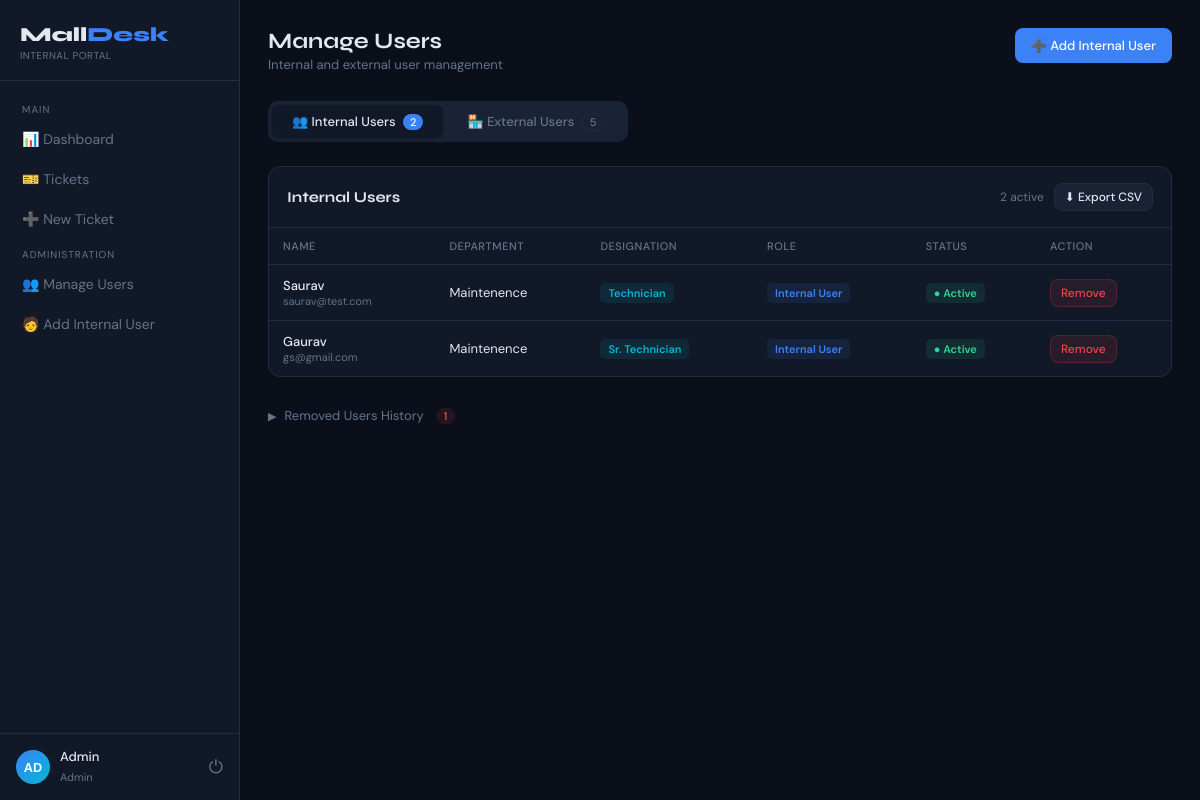
Screenshot of /accounts/users/ (signed in) with the database file from the repository.
### accounts/models.py (models this page shows, shortened)
class User(AbstractBaseUser, PermissionsMixin):
    EXTERNAL = 'external'   # Customer / shop owner outside the company
    INTERNAL = 'internal'   # Employee assigned to handle tickets
    MANAGER  = 'manager'    # Can assign tickets, track tasks
    ADMIN    = 'admin'      # Full access, creates internal users
    ROLE_CHOICES = [
        (EXTERNAL, 'External User'),
        (INTERNAL, 'Internal User'),
        (MANAGER,  'Manager'),
        (ADMIN,    'Admin'),
    ]
    email           = models.EmailField(unique=True)
    full_name       = models.CharField(max_length=150)
    mobile          = models.CharField(max_length=20, blank=True)
    role            = models.CharField(max_length=20, choices=ROLE_CHOICES, default=EXTERNAL)
    business_name   = models.CharField(max_length=200, blank=True, help_text="Shop/Business name for external users")
    project         = models.ForeignKey(
        'tickets.Mall', null=True, blank=True,
        on_delete=models.SET_NULL, related_name='external_users'
    )
    department      = models.ForeignKey(
        'tickets.Department', null=True, blank=True,
        on_delete=models.SET_NULL, related_name='members'
    )
    designation     = models.ForeignKey(
        'tickets.Designation', null=True, blank=True,
        on_delete=models.SET_NULL, related_name='users'
    )
    is_active       = models.BooleanField(default=True)
    is_staff        = models.BooleanField(default=False)
    date_joined     = models.DateTimeField(auto_now_add=True)
    objects = UserManager()
    USERNAME_FIELD  = 'email'
    REQUIRED_FIELDS = ['full_name']
    class Meta:
        verbose_name = 'User'
        verbose_name_plural = 'Users'
        ordering = ['-date_joined']
    @property
    def is_internal(self):
        return self.role in [self.INTERNAL, self.MANAGER, self.ADMIN]
    @property
    def is_manager_or_admin(self):
        return self.role in [self.MANAGER, self.ADMIN]

### tickets/models.py (models this page shows, shortened)
class Department(models.Model):
    mall       = models.ForeignKey(Mall, on_delete=models.CASCADE, related_name='departments', null=True, blank=True,
                                   help_text="Leave blank to apply to all malls")
    name       = models.CharField(max_length=150)
    is_active  = models.BooleanField(default=True)
    class Meta:
        ordering = ['name']

class Designation(models.Model):
    name         = models.CharField(max_length=100)
    department   = models.ForeignKey(Department, on_delete=models.CASCADE, related_name='designations',
                                     null=True, blank=True, help_text="Leave blank for all departments")
    level_order  = models.PositiveIntegerField(default=1,
                   help_text="1=lowest (Technician), higher number = senior. Escalation goes to next higher level.")
    is_active    = models.BooleanField(default=True)
    class Meta:
        ordering = ['level_order', 'name']

### accounts/views.py (the view)
# urls.py: path('users/',         views.user_list,            name='accounts_user_list'),
@login_required
def user_list(request):
    if not request.user.is_manager_or_admin:
        return redirect('/dashboard/')
    internal_users = User.objects.filter(role__in=[User.INTERNAL, User.MANAGER], is_active=True)
    external_users = User.objects.filter(role=User.EXTERNAL, is_active=True)
    removed_users  = UserRemovalLog.objects.select_related('user', 'removed_by').all()
    return render(request, 'accounts/user_list.html', {
        'internal_users': internal_users,
        'external_users': external_users,
        'removed_users':  removed_users,
    })

### templates/accounts/user_list.html (shortened to what this page needs)
{% extends 'base.html' %}
{% block content %}
<div class="topbar">
  <div><h2>Manage Users</h2><div class="sub">Internal and external user management</div></div>
  <a href="{% url 'create_internal_user' %}" class="btn btn-primary">➕ Add Internal User</a>
</div>
<div class="tab-bar">
  <button class="tab-btn active" onclick="switchTab('internal', this)">
    👥 Internal Users <span style="background:var(--accent);color:#fff;border-radius:10px;padding:1px 7px;font-size:11px;margin-left:4px;">{{ internal_users.count }}</span>
  </button>
  <button class="tab-btn" onclick="switchTab('external', this)">
    🏪 External Users <span style="background:var(--surface2);color:var(--muted);border-radius:10px;padding:1px 7px;font-size:11px;margin-left:4px;border:1px solid var(--border);">{{ external_users.count }}</span>
  </button>
</div>
<div class="tab-panel active" id="tab-internal">
  <div class="card">
    <div class="card-header">
      <h3>Internal Users</h3>
      <div style="display:flex;align-items:center;gap:10px;">
        <span style="font-size:12px;color:var(--muted);">{{ internal_users.count }} active</span>
        <a href="{% url 'export_users_csv' %}?type=internal" class="btn btn-ghost btn-sm">⬇ Export CSV</a>
      </div>
    </div>
    <div class="table-wrap"><table>
      <thead>
        <tr>
          <th>Name</th>
          <th>Department</th>
          <th>Designation</th>
          <th>Role</th>
          <th>Status</th>
          <th>Action</th>
        </tr>
      </thead>
      <tbody>
        {% for u in internal_users %}
        <tr>
          <td>
            <div style="font-weight:500;">{{ u.full_name }}</div>
            <div style="font-size:11px;color:var(--muted);">{{ u.email }}</div>
          </td>
          <td>{{ u.department.name|default:"—" }}</td>
          <td>
            {% if u.designation %}
            <span style="background:rgba(6,182,212,.1);color:var(--accent2);padding:3px 8px;border-radius:5px;font-size:11px;font-weight:600;">
              {{ u.designation.name }}
            </span>
            {% else %}—{% endif %}
          </td>
          <td>
            <span style="background:rgba(59,130,246,.1);color:var(--accent);padding:3px 8px;border-radius:5px;font-size:11px;font-weight:600;">
              {{ u.get_role_display }}
            </span>
          </td>
          <td><span class="badge badge-resolved">● Active</span></td>
          <td>
            <button class="btn btn-danger btn-sm"
              data-userid="{{ u.id }}"
              data-username="{{ u.full_name }}"
              onclick="openRemoveModal(this)">
              Remove
            </button>
          </td>
        </tr>
        {% empty %}
        <tr><td colspan="6" style="text-align:center;color:var(--muted);padding:32px;">
          No internal users. <a href="{% url 'create_internal_user' %}" style="color:var(--accent);">Add one →</a>
        </td></tr>
        {% endfor %}
      </tbody>
    </table></div>
  </div>
  {% if removed_users %}
  <div style="margin-top:20px;">
    <div class="history-toggle" onclick="toggleHistory()">
      <span class="toggle-arrow" id="history-arrow">▶</span>
      <span>Removed Users History</span>
      <span style="background:rgba(239,68,68,.12);color:#f87171;border-radius:10px;padding:1px 8px;font-size:11px;margin-left:4px;">
        {{ removed_users.count }}
      </span>
    </div>
  </div>
  {% endif %}
</div>
{% endblock %}

### templates/base.html (shortened to what this page needs)
<!DOCTYPE html>
<html lang="en">
<head>
</head>
<body>
{% if user.is_authenticated %}
<div class="sidebar" id="sidebar">
  <div class="logo">
    <div class="logo-text">
      <h1>Mall<span>Desk</span></h1>
      <p>{% if user.is_internal %}Internal Portal{% else %}Customer Portal{% endif %}</p>
    </div>
  </div>
  <nav class="nav">
    <div class="nav-section">Main</div>
    <a href="{% url 'dashboard' %}" onclick="closeSidebar()" {% if request.resolver_match.url_name == 'dashboard' %}class="active"{% endif %}>📊 Dashboard</a>
    <a href="{% url 'ticket_list' %}" onclick="closeSidebar()" {% if 'ticket' in request.resolver_match.url_name %}class="active"{% endif %}>🎫 Tickets</a>
    <a href="{% url 'ticket_create' %}" onclick="closeSidebar()">➕ New Ticket</a>
    {% if user.is_manager_or_admin %}
    <div class="nav-section">Administration</div>
    <a href="{% url 'user_list' %}" onclick="closeSidebar()">👥 Manage Users</a>
    <a href="{% url 'create_internal_user' %}" onclick="closeSidebar()">🧑 Add Internal User</a>
    {% endif %}
  </nav>
  <div class="sidebar-user">
    <div class="avatar">{{ user.full_name|slice:":2"|upper }}</div>
    <div class="info">
      <p>{{ user.full_name|truncatechars:16 }}</p>
      <span>{{ user.get_role_display }}</span>
    </div>
    <a href="{% url 'logout' %}" style="background:none;border:none;color:var(--muted);cursor:pointer;margin-left:auto;font-size:18px;text-decoration:none;" title="Logout">⏻</a>
  </div>
</div>
<div class="main">
  {% block content %}{% endblock %}
</div>
{% else %}
{% block auth_content %}{% endblock %}
{% block public_content %}{% endblock %}
{% endif %}
</body>
</html>

### templates/base.html (style rules this page uses)
:root { --bg:#0b0f1a;--surface:#111827;--surface2:#1a2235;--border:#1f2d45; --accent:#3b82f6;--accent2:#06b6d4;--danger:#ef4444;--success:#10b981; --warning:#f59e0b;--text:#e2e8f0;--muted:#64748b;--radius:12px; --sidebar-w:240px;--topbar-h:56px; }
* { box-sizing:border-box;margin:0;padding:0; }
body { font-family:'DM Sans',sans-serif;background:var(--bg);color:var(--text);min-height:100vh; }
.sidebar { width:var(--sidebar-w);min-height:100vh;background:var(--surface); border-right:1px solid var(--border);display:flex;flex-direction:column; position:fixed;top:0;left:0;z-index:100;transition:transform .25s ease; }
.logo { padding:22px 20px 18px;border-bottom:1px solid var(--border);display:flex;align-items:center;justify-content:space-between; }
.logo h1 { font-family:'Syne',sans-serif;font-size:20px;font-weight:800; }
.logo h1 span { color:var(--accent); }
.logo p { font-size:10px;color:var(--muted);margin-top:2px;letter-spacing:.5px;text-transform:uppercase; }
.logo-text { flex:1; }
.nav { padding:14px 10px;flex:1;overflow-y:auto; }
.nav-section { font-size:10px;color:var(--muted);letter-spacing:1px;text-transform:uppercase;padding:8px 12px 4px; }
.nav a { display:flex;align-items:center;gap:10px;padding:10px 12px;border-radius:8px;font-size:14px;color:var(--muted);text-decoration:none;transition:all .2s;margin-bottom:2px; }
.sidebar-user { padding:14px 16px;border-top:1px solid var(--border);display:flex;align-items:center;gap:10px; }
.avatar { width:34px;height:34px;border-radius:50%;background:linear-gradient(135deg,var(--accent),var(--accent2));display:flex;align-items:center;justify-content:center;font-size:13px;font-weight:700;color:#fff;flex-shrink:0; }
.sidebar-user .info p { font-size:13px;font-weight:500; }
.sidebar-user .info span { font-size:11px;color:var(--muted); }
.main { margin-left:var(--sidebar-w);flex:1;padding:28px 28px;min-height:100vh; }
.topbar { display:flex;align-items:flex-start;justify-content:space-between;margin-bottom:28px;gap:12px;flex-wrap:wrap; }
.topbar h2 { font-family:'Syne',sans-serif;font-size:22px;font-weight:700; }
.topbar .sub { font-size:13px;color:var(--muted);margin-top:2px; }
.btn { display:inline-flex;align-items:center;gap:6px;padding:9px 16px;border-radius:8px;font-size:13px;font-weight:500;cursor:pointer;border:none;transition:all .2s;font-family:'DM Sans',sans-serif;text-decoration:none;white-space:nowrap; }
.btn-primary { background:var(--accent);color:#fff; }
.btn-ghost { background:var(--surface2);color:var(--text);border:1px solid var(--border); }
.btn-danger { background:rgba(239,68,68,.1);color:var(--danger);border:1px solid rgba(239,68,68,.2); }
.btn-sm { padding:5px 10px;font-size:12px; }
.card { background:var(--surface);border:1px solid var(--border);border-radius:var(--radius);overflow:auto; }
.card-header { padding:16px 18px;border-bottom:1px solid var(--border);display:flex;align-items:center;justify-content:space-between;flex-wrap:wrap;gap:8px; }
.card-header h3 { font-family:'Syne',sans-serif;font-size:15px;font-weight:700; }
.table-wrap { overflow-x:auto;-webkit-overflow-scrolling:touch;border-radius:0 0 var(--radius) var(--radius); }
table { width:100%;border-collapse:collapse;min-width:600px; }
thead th { padding:11px 14px;text-align:left;font-size:11px;color:var(--muted);text-transform:uppercase;letter-spacing:.5px;border-bottom:1px solid var(--border);font-weight:500;white-space:nowrap; }
tbody tr { border-bottom:1px solid var(--border);transition:background .15s; }
tbody tr:last-child { border-bottom:none; }
td { padding:12px 14px;font-size:13px; }
.badge { display:inline-flex;align-items:center;gap:4px;padding:3px 8px;border-radius:5px;font-size:11px;font-weight:600; }
.badge-resolved { background:rgba(16,185,129,.12);color:#34d399; }

### templates/accounts/user_list.html (style rules this page uses)
.tab-bar { display:flex;gap:4px;background:var(--surface2);border-radius:10px;padding:4px;margin-bottom:24px;width:fit-content; }
.tab-btn { padding:8px 20px;border-radius:7px;border:none;background:none;color:var(--muted);font-size:13px;font-weight:500;cursor:pointer;font-family:'DM Sans',sans-serif;transition:all .2s;white-space:nowrap; }
.tab-btn.active { background:var(--surface);color:var(--text);box-shadow:0 1px 3px rgba(0,0,0,.2); }
.tab-panel { display:none; }
.tab-panel.active { display:block; }
.history-toggle { display:flex;align-items:center;gap:8px;cursor:pointer;font-size:13px;color:var(--muted);padding:10px 0;user-select:none; }
.toggle-arrow { transition:transform .2s;font-size:11px; }

### rows the page displays
User: full_name "AD", full_name "Admin", role "Admin"
User: full_name "Saurav", email "saurav@test.com", department.name "Maintenence", designation.name "Technician", role "Internal User"
User: full_name "Gaurav", email "gs@gmail.com", department.name "Maintenence", designation.name "Sr. Technician", role "Internal User"

### other values shown
{{ internal_users.count }} "2"
{{ external_users.count }} "5"
{{ removed_users.count }} "1"
